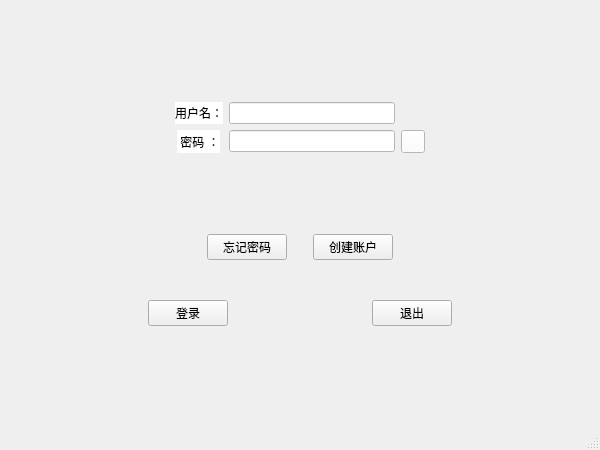
<?xml version="1.0" encoding="UTF-8"?>
<ui version="4.0">
 <class>Login</class>
 <widget class="QMainWindow" name="Login">
  <property name="geometry">
   <rect>
    <x>0</x>
    <y>0</y>
    <width>600</width>
    <height>450</height>
   </rect>
  </property>
  <property name="minimumSize">
   <size>
    <width>600</width>
    <height>450</height>
   </size>
  </property>
  <property name="maximumSize">
   <size>
    <width>600</width>
    <height>450</height>
   </size>
  </property>
  <property name="windowTitle">
   <string>通讯录系统</string>
  </property>
  <property name="styleSheet">
   <string notr="true">#Login{background-image: url(:/Loginbackground.png);}</string>
  </property>
  <widget class="QWidget" name="centralwidget">
   <layout class="QVBoxLayout" name="verticalLayout">
    <item>
     <layout class="QHBoxLayout" name="horizontalLayout"/>
    </item>
    <item>
     <spacer name="verticalSpacer">
      <property name="orientation">
       <enum>Qt::Vertical</enum>
      </property>
      <property name="sizeHint" stdset="0">
       <size>
        <width>20</width>
        <height>40</height>
       </size>
      </property>
     </spacer>
    </item>
    <item>
     <layout class="QGridLayout" name="gridLayout">
      <item row="1" column="1">
       <widget class="QLabel" name="label">
        <property name="styleSheet">
         <string notr="true">background-image: url(:/white.png);
background-color: rgb(255, 255, 255);</string>
        </property>
        <property name="text">
         <string>用户名：</string>
        </property>
       </widget>
      </item>
      <item row="1" column="4" rowspan="2">
       <spacer name="horizontalSpacer_5">
        <property name="orientation">
         <enum>Qt::Horizontal</enum>
        </property>
        <property name="sizeHint" stdset="0">
         <size>
          <width>40</width>
          <height>20</height>
         </size>
        </property>
       </spacer>
      </item>
      <item row="3" column="2">
       <spacer name="verticalSpacer_2">
        <property name="orientation">
         <enum>Qt::Vertical</enum>
        </property>
        <property name="sizeHint" stdset="0">
         <size>
          <width>20</width>
          <height>40</height>
         </size>
        </property>
       </spacer>
      </item>
      <item row="2" column="3">
       <widget class="QToolButton" name="toolButton">
        <property name="styleSheet">
         <string notr="true">background-color: rgb(255, 255, 255);
background-image: url(:/white.png);
</string>
        </property>
        <property name="text">
         <string/>
        </property>
        <property name="icon">
         <iconset resource="../build-ConnectSystem-Desktop_Qt_5_12_5_MinGW_64_bit-Release/release/qmake_qmake_qm_files.qrc">
          <normaloff>:/i18n/LoginInterface_zh_CN.qm</normaloff>:/i18n/LoginInterface_zh_CN.qm</iconset>
        </property>
       </widget>
      </item>
      <item row="2" column="2">
       <widget class="QLineEdit" name="lineEdit">
        <property name="styleSheet">
         <string notr="true">background-image: url(:/white.png);
font: 10pt &quot;Microsoft YaHei UI&quot;;
background-color: rgb(255, 255, 255);
</string>
        </property>
       </widget>
      </item>
      <item row="1" column="0" rowspan="2">
       <spacer name="horizontalSpacer_4">
        <property name="orientation">
         <enum>Qt::Horizontal</enum>
        </property>
        <property name="sizeHint" stdset="0">
         <size>
          <width>40</width>
          <height>20</height>
         </size>
        </property>
       </spacer>
      </item>
      <item row="2" column="1" alignment="Qt::AlignHCenter">
       <widget class="QLabel" name="label_2">
        <property name="styleSheet">
         <string notr="true">background-color: rgb(255, 255, 255);
background-image: url(:/white.png);

</string>
        </property>
        <property name="text">
         <string> 密码 ：</string>
        </property>
       </widget>
      </item>
      <item row="1" column="2">
       <widget class="QLineEdit" name="lineEdit_2">
        <property name="styleSheet">
         <string notr="true">background-image: url(:/white.png);
font: 10pt &quot;Microsoft YaHei UI&quot;;
background-color: rgb(255, 255, 255);</string>
        </property>
        <property name="text">
         <string/>
        </property>
       </widget>
      </item>
     </layout>
    </item>
    <item>
     <layout class="QHBoxLayout" name="horizontalLayout_3">
      <item>
       <spacer name="horizontalSpacer_7">
        <property name="orientation">
         <enum>Qt::Horizontal</enum>
        </property>
        <property name="sizeHint" stdset="0">
         <size>
          <width>40</width>
          <height>20</height>
         </size>
        </property>
       </spacer>
      </item>
      <item>
       <widget class="QPushButton" name="pushButton_4">
        <property name="styleSheet">
         <string notr="true">background-image: url(:/white.png);</string>
        </property>
        <property name="text">
         <string>忘记密码</string>
        </property>
       </widget>
      </item>
      <item>
       <spacer name="verticalSpacer_3">
        <property name="orientation">
         <enum>Qt::Vertical</enum>
        </property>
        <property name="sizeHint" stdset="0">
         <size>
          <width>20</width>
          <height>40</height>
         </size>
        </property>
       </spacer>
      </item>
      <item>
       <widget class="QPushButton" name="pushButton_3">
        <property name="styleSheet">
         <string notr="true">background-image: url(:/white.png);</string>
        </property>
        <property name="text">
         <string>创建账户</string>
        </property>
       </widget>
      </item>
      <item>
       <spacer name="horizontalSpacer_2">
        <property name="orientation">
         <enum>Qt::Horizontal</enum>
        </property>
        <property name="sizeHint" stdset="0">
         <size>
          <width>40</width>
          <height>20</height>
         </size>
        </property>
       </spacer>
      </item>
     </layout>
    </item>
    <item>
     <layout class="QHBoxLayout" name="horizontalLayout_4">
      <item>
       <spacer name="horizontalSpacer_3">
        <property name="orientation">
         <enum>Qt::Horizontal</enum>
        </property>
        <property name="sizeHint" stdset="0">
         <size>
          <width>40</width>
          <height>20</height>
         </size>
        </property>
       </spacer>
      </item>
      <item>
       <widget class="QPushButton" name="pushButton">
        <property name="styleSheet">
         <string notr="true">background-image: url(:/white.png);</string>
        </property>
        <property name="text">
         <string>登录</string>
        </property>
       </widget>
      </item>
      <item>
       <spacer name="horizontalSpacer_10">
        <property name="orientation">
         <enum>Qt::Horizontal</enum>
        </property>
        <property name="sizeHint" stdset="0">
         <size>
          <width>40</width>
          <height>20</height>
         </size>
        </property>
       </spacer>
      </item>
      <item>
       <widget class="QPushButton" name="pushButton_2">
        <property name="styleSheet">
         <string notr="true">background-image: url(:/white.png);</string>
        </property>
        <property name="text">
         <string>退出</string>
        </property>
       </widget>
      </item>
      <item>
       <spacer name="horizontalSpacer">
        <property name="orientation">
         <enum>Qt::Horizontal</enum>
        </property>
        <property name="sizeHint" stdset="0">
         <size>
          <width>40</width>
          <height>20</height>
         </size>
        </property>
       </spacer>
      </item>
     </layout>
    </item>
    <item>
     <spacer name="verticalSpacer_4">
      <property name="orientation">
       <enum>Qt::Vertical</enum>
      </property>
      <property name="sizeHint" stdset="0">
       <size>
        <width>20</width>
        <height>40</height>
       </size>
      </property>
     </spacer>
    </item>
   </layout>
  </widget>
  <widget class="QStatusBar" name="statusbar"/>
 </widget>
 <resources>
  <include location="../build-ConnectSystem-Desktop_Qt_5_12_5_MinGW_64_bit-Release/release/qmake_qmake_qm_files.qrc"/>
 </resources>
 <connections/>
</ui>
